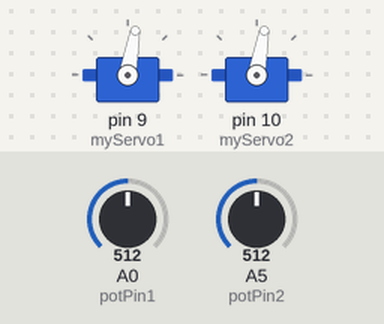
Bench run of a sketch on a simulated Arduino Uno, built with avr-gcc and run on an emulated ATmega328P. Shown: 2 × servo. The test bench sets the inputs (shaded band); at power-on: A0 (potPin1) = 512, A5 (potPin2) = 512. What the sketch prints to the serial monitor is not drawn.

Above: at 1.53 s.
At 2.53 s:
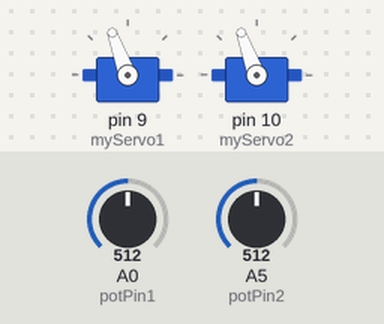
At 5.8 s:
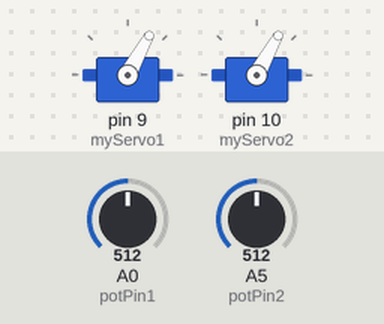
5.9 s: A0 (potPin1) set to 105
8.9 s: A0 (potPin1) set to 93
Timing chart, 0 to 11.9 s (numbered marks = the images above; inputs shaded):
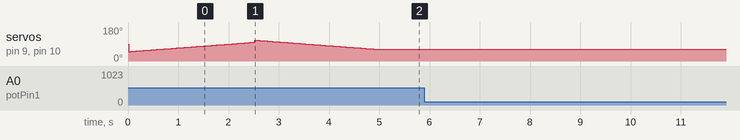

The sketch:

JogoDaVelha.ino
```cpp
/*
  Arduino Starter Kit example
  Project 5 - Servo Mood Indicator

  This sketch is written to accompany Project 5 in the Arduino Starter Kit

  Parts required:
  - servo motor
  - 10 kilohm potentiometer
  - two 100 uF electrolytic capacitors

  created 13 Sep 2012
  by Scott Fitzgerald

  https://store.arduino.cc/genuino-starter-kit

  This example code is part of the public domain.
*/

// include the Servo library
#include <Servo.h>

Servo myServo1;  // create a servo object
Servo myServo2;  // create a servo object

int const potPin1 = A0;  // analog pin used to connect the potentiometer
int potVal1;             // variable to read the value from the analog pin
int angle1;              // variable to hold the angle for the servo motor
int const potPin2 = A5;  // analog pin used to connect the potentiometer
int potVal2;             // variable to read the value from the analog pin
int angle2;              // variable to hold the angle for the servo motor
int primeiraVez = true;

void setup() {
  myServo1.attach(9);   // attaches the servo on pin 9 to the servo object
  myServo2.attach(10);  // attaches the servo on pin 9 to the servo object
  Serial.begin(9600);   // open a serial connection to your computer

}

// servo1 = em cima
// servo2 = embaixo
void desenhaJogo() {

  // myServo2.write(0);
  // delay(1000);
  // myServo2.write(180);
  // delay(1000);
  // myServo2.write(180);
  // delay(1000);
  // myServo2.write(180);
  // delay(1000);

  //Salvar as posições de cda quadrante(9)
  //Desenhar x e O
  //Pegar 9 botões e fazer com que o desenho seja feito no respectivo quadrante ao botão

  myServo1.write(180);
  myServo2.write(60);
  delay(500);

  myServo1.write(0);
  delay(500);

  myServo1.write(60);
  delay(500);

  myServo2.write(0);
  delay(500);
  myServo2.write(180);
  delay(500);

  myServo2.write(120);
  delay(500);

  myServo1.write(0);
  delay(500);

  myServo1.write(180);
  delay(500);

  myServo1.write(120);
  delay(500);

  myServo2.write(180);
  delay(500);

  myServo2.write(0);
  delay(500);
}

void desenhaX() {
  int i;
  int anguloParaX = 50;

  //diagonal
  for(i = 0; i < 50; i++){
    myServo1.write(anguloParaX + i);
    myServo2.write(anguloParaX + i);
    delay(50);
  }

  anguloParaX = (anguloParaX + i + 10);

  for(i = 0; i < 50; i++){
    myServo1.write(anguloParaX - i);
    myServo2.write(anguloParaX - i);
    delay(50);
  }

}

void desenhaO() {
}


void loop() {
  potVal1 = analogRead(potPin1);  // read the value of the potentiometer
  potVal2 = analogRead(potPin2);  // read the value of the potentiometer
  // print out the value to the Serial Monitor
  Serial.print("potVal: ");
  Serial.print(potVal1);

  // scale the numbers from the pot
  angle1 = map(potVal1, 0, 1023, 0, 179);
  angle2 = map(potVal2, 0, 1023, 0, 179);

  // print out the angle for the servo motor
  // Serial.print(", angle: ");
  // Serial.println(angle1);

  // set the servo position
  // myServo1.write(angle1);
  // myServo2.write(angle2);

  // wait for the servo to get there
  delay(15);

  //desenho

  if (primeiraVez) {
    desenhaX();
    primeiraVez = false;
  }
}
```

Measured:
- after the input at 5.9 s, every drawn part: stays the same
- after the input at 8.9 s, every drawn part: stays the same
